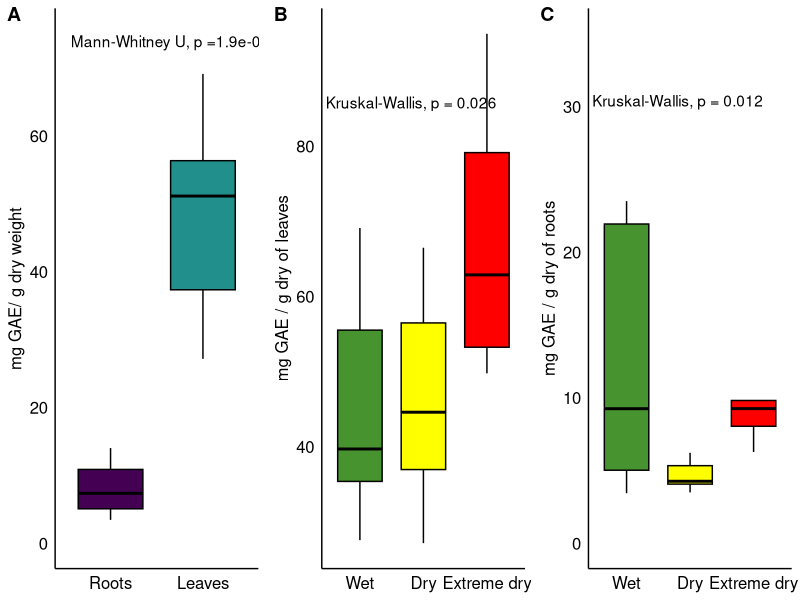

R code for this plot:
## ---- chunk 1
#PHENOLIC CONTENT
library(tidyverse)
library(ggpubr)
library(viridis)
library(cowplot)
pallete = c("#479330", "#FFFF00", "#FF0000")


fenoles<- readxl::read_excel("../Data/FENOLES_FINAL.xlsx", sheet = 1, range = "A1:G82")
fenoles$Time <- factor(fenoles$tiempo,
                       levels = c("0", "2", "4", "6"),
                       labels = c("day0", "2 months", "4 months", "6 months"))
fenoles$Treatment <- factor(fenoles$T,
                            levels = c("1", "2", "3"),
                            labels = c("Wet", "Dry", "Extreme dry"))



q<- fenoles %>% filter(Time == "2 months") %>% ggboxplot(
  ., x = "Treatment", y = "hojas",outlier.shape = NA,
  palette = pallete, color= "black", fill = "Treatment", 
  xlab = "Time" , 
  ylab = "mg GAE / g dry of leaves")

q1<-q + stat_compare_means(aes(group= Treatment), label.y = 85)+ 
  font("legend.title", size = 8)+
  font("legend.text", size = 8)+theme(
    axis.title.x = element_blank(), 
    legend.position = "none",
    axis.ticks = element_blank())



r<-  fenoles %>% filter(Time == "2 months") %>% 
  ggboxplot(
  ., x = "Treatment", y = "raices", 
  palette = pallete, color= "black", fill = "Treatment",
  legend="none",outlier.shape = NA,
  xlab = "Time", ylab = "mg GAE / g dry of roots")
r1<-r +  stat_compare_means(aes(group= Treatment), label.y = 30)+
  theme(
  axis.title.x = element_blank(), 
  axis.ticks = element_blank())+scale_y_continuous(limits = c(0,35))


pallete2<- viridis_pal()(3)

fenoles2<- fenoles %>% gather(raices:hojas ,key = "parte", value = "fenoles")
colnames(fenoles2)
head(fenoles2)
fenoles2$Part <- factor(fenoles2$parte,
                        levels = c("raices", "hojas"),
                        labels = c("Roots", "Leaves"))

s<-fenoles2 %>% filter(Time == "2 months") %>% ggboxplot(
  ., x = "Part", y = "fenoles", outlier.shape = NA,
  palette = pallete2, color= "black", fill = "Part",
  xlab = "Part of the plant", 
  ylab = "mg GAE/ g dry weight")

s1<-s +   stat_compare_means(label.y = 73, show.legend = F, aes(
  label = paste0("Mann-Whitney U, p =", ..p.format..)))+ 
  font( "legend.title", size = 9)+
  font("legend.text", size = 9) +
  theme(legend.key.height= unit(4, 'mm'),legend.title = element_blank(),
        legend.key.width= unit(4, 'mm'),legend.position = "none")+
  theme( axis.title.x = element_blank(), 
         axis.ticks = element_blank())+
  scale_y_continuous(limits = c(0,75))




#joinning plots


third<- plot_grid(s1, q1,
                  r1, ncol = 3, align = "vh",axis = "l",
                  labels = c( "A","B", "C"))

third

#ggsave('../../Figures_final/Fig6.Phenolic_content_mod.pdf', width = 10, height = 5, dpi = 300, plot = third)


